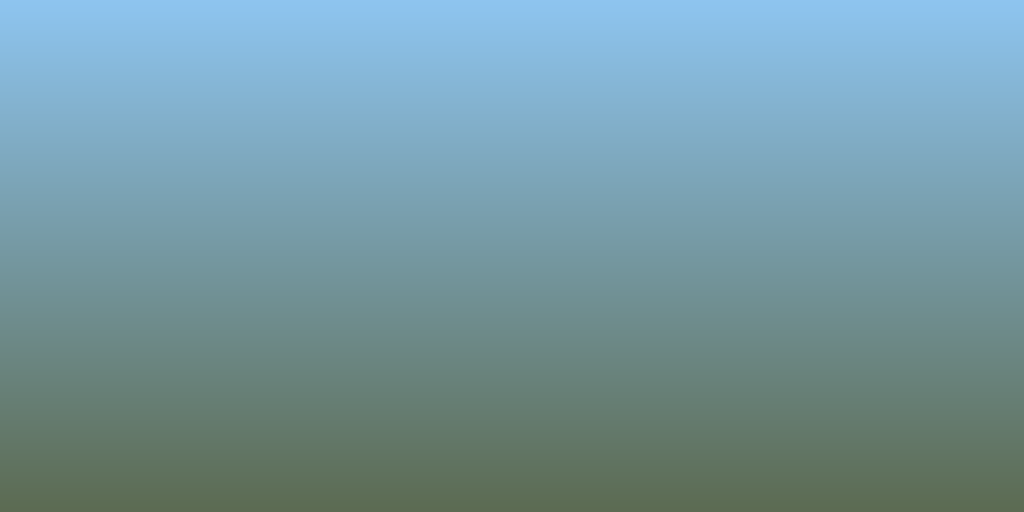
#> input picture assets/hdr/outdoor_env.png, 1024 x 512 px
$ python -i seamless.py   (imports and definitions only)
#> lines starting #> are read from the running program, lines starting #| are printed output that depends on the picture
#> further down, picture is the input picture: PIL image 1024x512 RGB; mean R, G, B 116.5, 151.5, 160.5
from __future__ import annotations

import numpy as np
from PIL import Image
from scipy.ndimage import gaussian_filter


def _to_rgb_array(image: Image.Image) -> tuple[np.ndarray, Image.Image | None]:
    if image.mode == "RGBA":
        rgba = np.array(image, dtype=np.float64)
        return rgba[:, :, :3], Image.fromarray(rgba[:, :, 3].astype(np.uint8), mode="L")
    rgb = np.array(image.convert("RGB"), dtype=np.float64)
    return rgb, None


def _from_rgb_array(rgb: np.ndarray, alpha: Image.Image | None) -> Image.Image:
    out = Image.fromarray(np.clip(rgb, 0, 255).astype(np.uint8), mode="RGB")
    if alpha is not None:
        out = out.convert("RGBA")
        out.putalpha(alpha)
    return out


def make_seamless(
    image: Image.Image,
    blend_width: int = 64,
    blend_ratio: float | None = None,
) -> Image.Image:
    img, alpha = _to_rgb_array(image)
    h, w = img.shape[:2]
#> h = 512; w = 1024

    rolled = np.roll(np.roll(img, h // 2, axis=0), w // 2, axis=1)
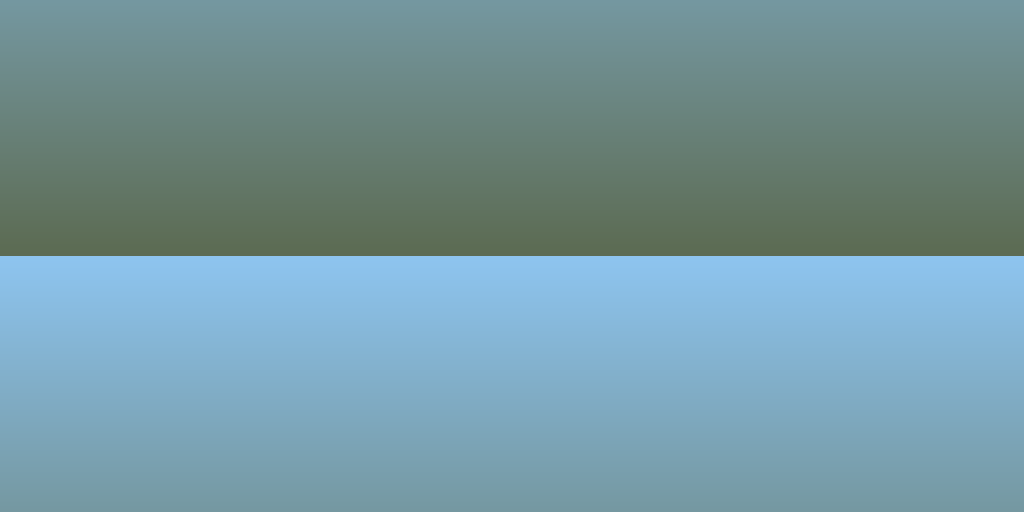
#> rolled: shape (512, 1024, 3) float64; mean R, G, B 116.5, 151.5, 160.5

    y = np.abs(np.linspace(-1, 1, h))
    x = np.abs(np.linspace(-1, 1, w))
    Y, X = np.meshgrid(y, x, indexing="ij")
    mask = np.maximum(X, Y)
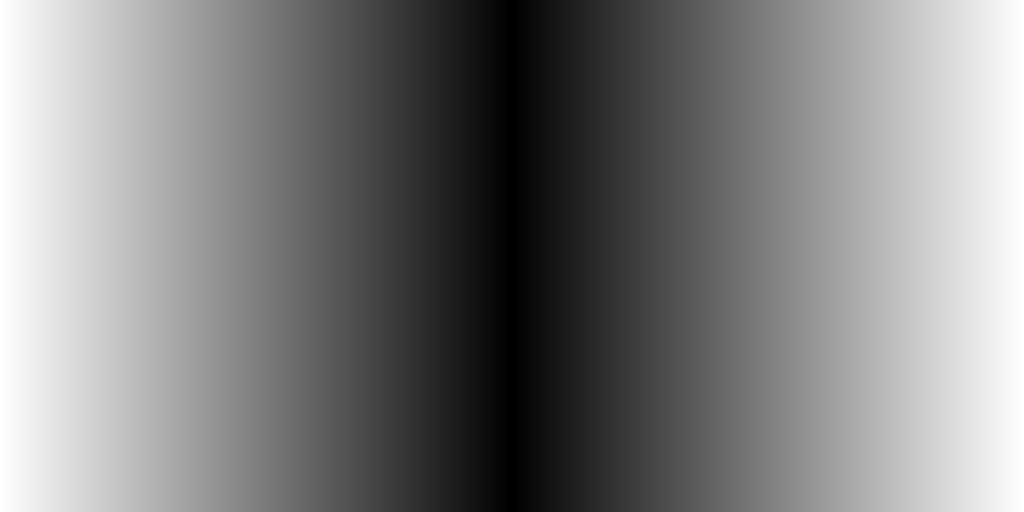
#> X: shape (512, 1024) float64; min 0.000978, max 1, mean 0.5

    if blend_ratio is not None:
        ratio = float(blend_ratio)
    else:
        ratio = max(float(blend_width) / 256.0, 0.05)
    sigma = int(min(h, w) * ratio)
#> sigma = 128
    mask = gaussian_filter(mask, sigma=max(sigma, 1))
    lo, hi = mask.min(), mask.max()
#> lo = 0.43; hi = 0.849
    mask = (mask - lo) / (hi - lo + 1e-8)
    mask = mask[:, :, np.newaxis]

    result = mask * rolled + (1.0 - mask) * img
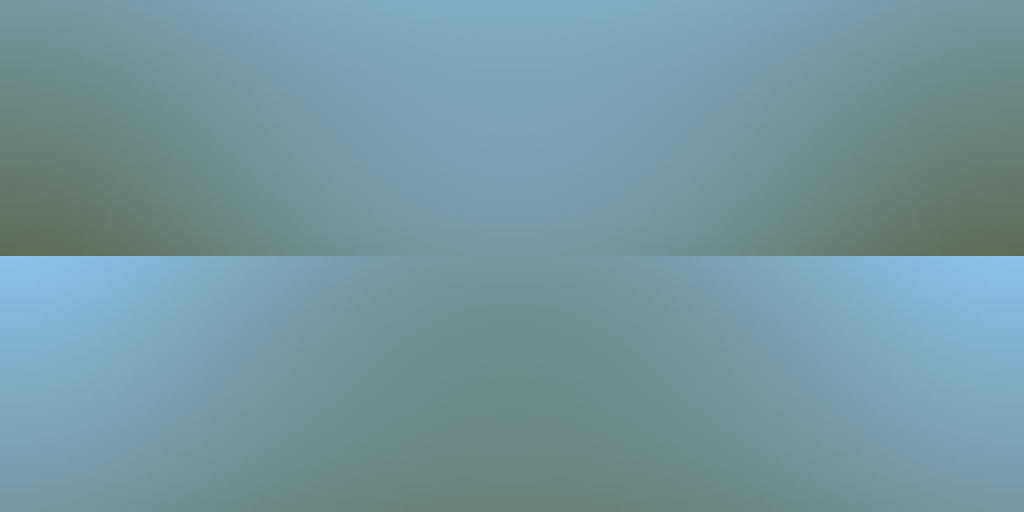
#> result: shape (512, 1024, 3) float64; mean R, G, B 116.5, 151.5, 160.5
    return _from_rgb_array(result, alpha)


def create_tiling_preview(image: Image.Image, repeats: int = 3) -> Image.Image:
    base = image.convert("RGB")
    w, h = base.size
    preview = Image.new("RGB", (w * repeats, h * repeats))
    for row in range(repeats):
        for col in range(repeats):
            preview.paste(base, (col * w, row * h))
    return preview

>>> from PIL import Image
>>> picture = Image.open('../assets/hdr/outdoor_env.png')
>>> result = make_seamless(picture)
